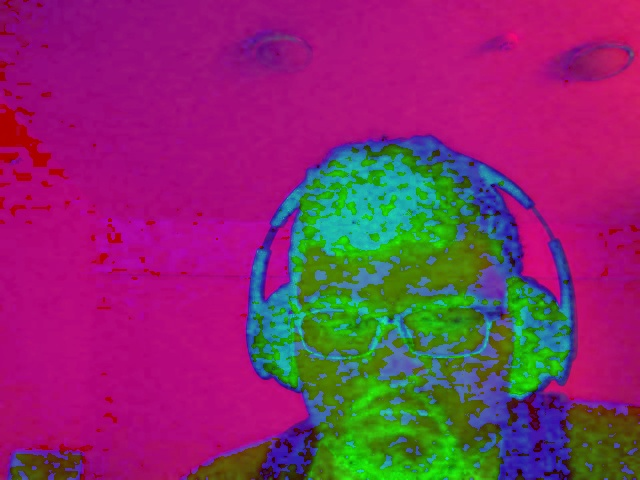
#> input picture 8.OPENCV TEMEL İŞLEMLER/corbafotosu1.jpg, 640 x 480 px, given in place of the camera
$ jupyter execute '15. GÖZ İZLEME  (EYE MOTİON TRACKİNG).ipynb'   (text cells are left out)
#> lines starting #> are read from the running program, lines starting #| are printed output that depends on the picture; after the words box and inside, x2 and y2 are one past the last pixel; in counts of white or black regions, pixels touching at a corner belong together
[cell 1]
import cv2
import numpy as np


cap = cv2.VideoCapture(0)

while True:
    ret,frame = cap.read()
#> frame is the input picture: shape (480, 640, 3); mean B, G, R 105.2, 45.7, 135.1
    if ret is False:
        break

    #frame = cv2.resize(frame,(640,480))
    roi = frame[80:210,230:450]
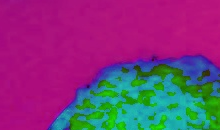
#> roi: shape (130, 220, 3); mean B, G, R 120.1, 57.2, 126.6

    rows,cols,_ = roi.shape
#> rows = 130; cols = 220

    print(roi.shape)
#| (130, 220, 3)
    gray = cv2.cvtColor(roi,cv2.COLOR_BGR2GRAY)
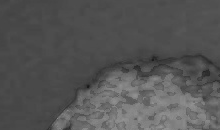
#> gray: shape (130, 220); min 26, max 149, mean 85.1
    ret,threshold = cv2.threshold(gray,38,255,cv2.THRESH_BINARY_INV)
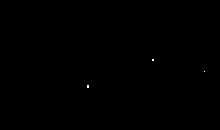
#> threshold: shape (130, 220); 0.04% white in thin lines or dots, all inside (x1, y1, x2, y2) = (87, 59, 205, 88)

    contours,ret = cv2.findContours(threshold,cv2.RETR_TREE,cv2.CHAIN_APPROX_SIMPLE)
#> contours = 3 contours, all with area under 20; ret = [[1, -1, -1, -1], [2, 0, -1, -1], [-1, 1, -1, -1]]
    contours = sorted(contours, key = lambda x: cv2.contourArea(x),reverse = True)  # sorted fonksiyonu içine girilen değerleri belirli bir sıraya  göre dizmemizi sağlar neye göre sıralayacağını 2. parametre olarak girdik, 3. girdiğimiz parametre ise tersten sıralamasını sağlar yani küçükten büyüğe değil de büyükten küçüğe sıralamasını sağlar

    for cnt in contours:
        (x,y,w,h) = cv2.boundingRect(cnt) # cv2.boundingRect() fonksiyonu bir dikdörtgen çizebilmek için ihtiyacımız olan x,y, ve w,h değerlerini verir
        cv2.rectangle(roi,(x,y),(x+w,y+h),(255,0,0),thickness=2)
        cv2.line(roi,(x+int(w/2),0),(x+int(w/2),rows),(0,255,0),2)
        cv2.line(roi,(0,y+int(h/2)),(cols,y+int(h/2)),(0,255,0),2)
        break
#> this loop made 1 pass
#> (cnt, x, y, w, h) on pass 1: ([[87, 85], [87, 87], [88, 87], [88, 85]], 87, 85, 2, 3)
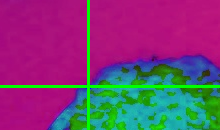
#> roi: shape (130, 220, 3); 3.65% of pixels changed, all inside (x1, y1, x2, y2) = (0, 0, 220, 130)

    cv2.imshow("frame",frame)
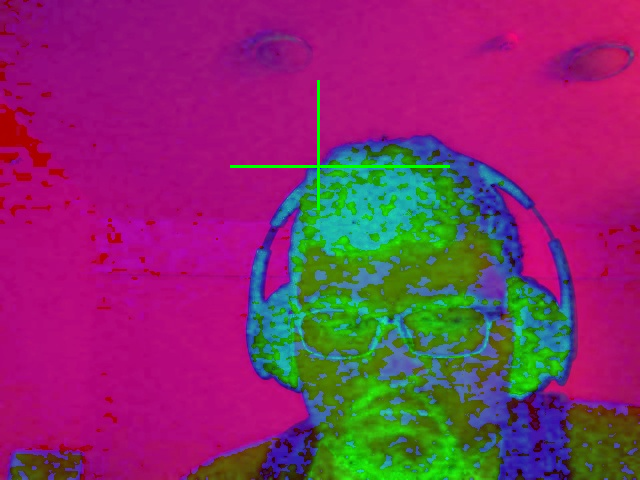
#> window 'frame': shape (480, 640, 3); mean B, G, R 104.8, 46.3, 134.7
    cv2.imshow("roi",roi)
    cv2.imshow("threshold",threshold)

    if  cv2.waitKey(80) == ord('q'):
#> (key q is pressed here)
        break

cap.release()
cv2.destroyAllWindows()
